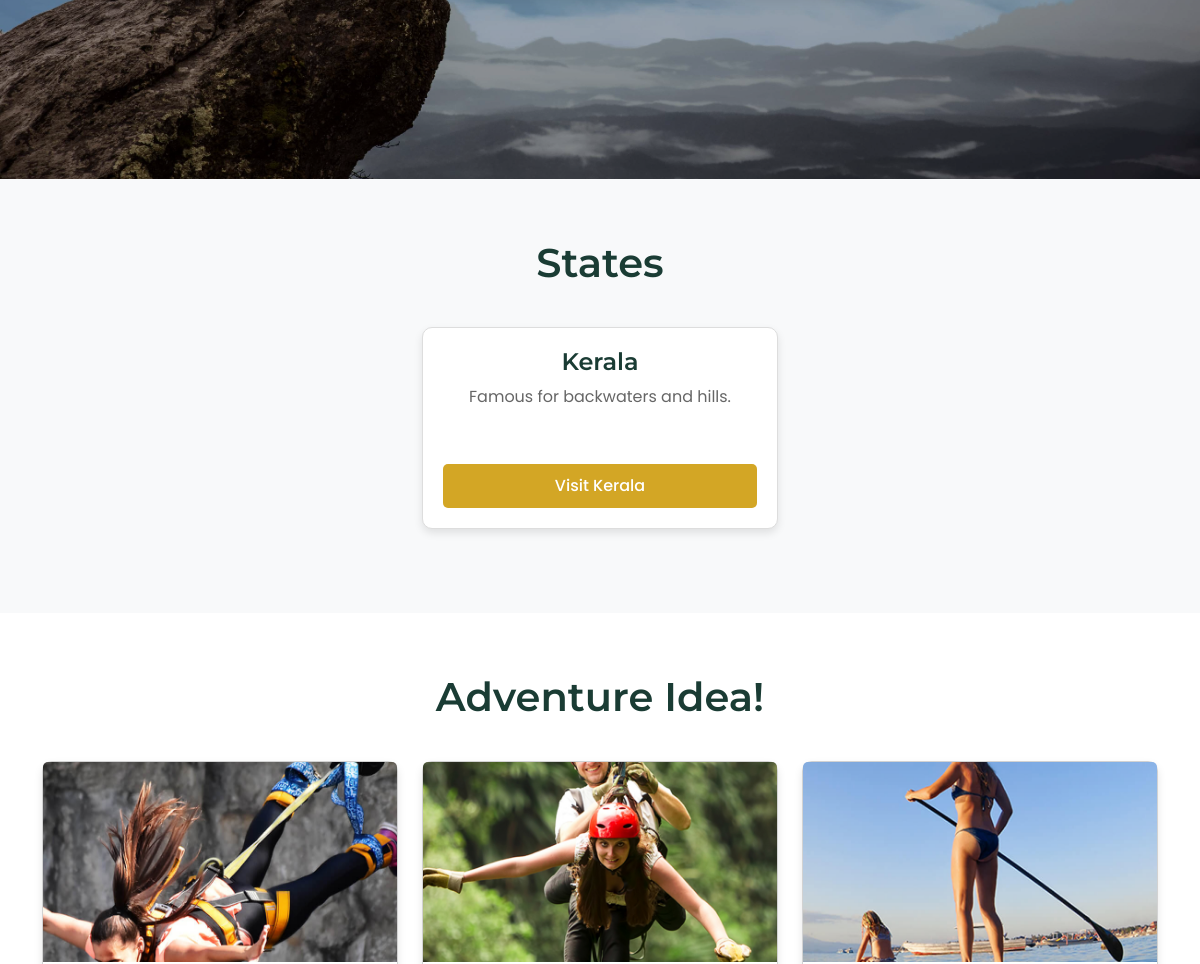
/ (middle part), run on an earlier commit of the app's database.
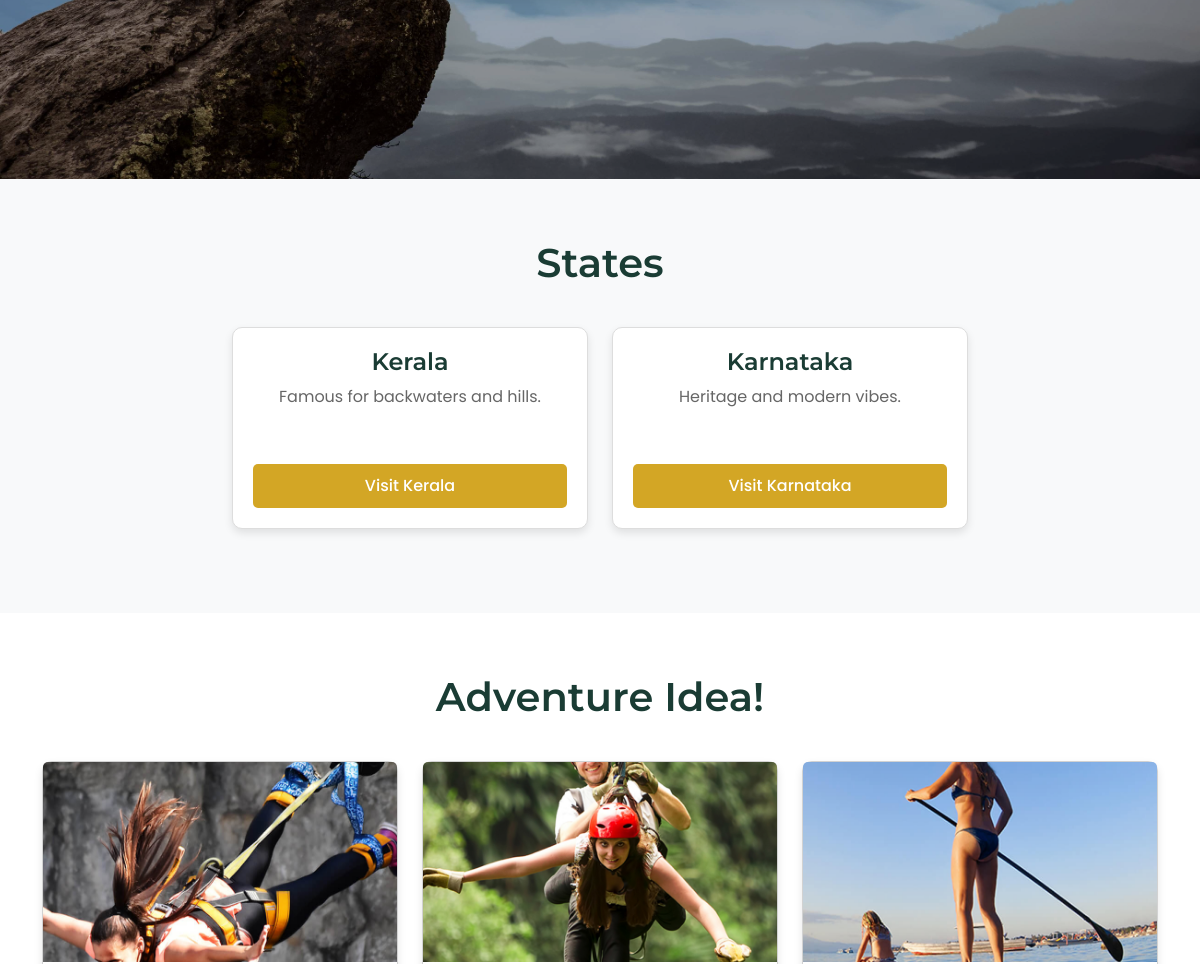
And on a later commit of the database.
### core/models.py (models this page shows, shortened)
class State(models.Model):
    name = models.CharField(max_length=100)
    description = models.TextField(blank=True, help_text="A general overview of the state.")
    history = models.TextField(blank=True, help_text="Historical background of the state.")
    culture = models.TextField(blank=True, help_text="Cultural highlights, traditions, and festivals.")
    climate = models.TextField(blank=True, help_text="Climate information, including average temperatures and weather patterns.")
    best_time_to_visit = models.CharField(max_length=100, blank=True, help_text="Best months or seasons to visit the state.")
    favorites = models.ManyToManyField(User, related_name='favorite_states', blank=True)  # Add this field

### core/views.py (the view)
# urls.py: path('', views.home, name='home'),
def home(request):
    states = State.objects.all()
    return render(request, 'core/index.html', {'states': states})

### core/templates/core/index.html (shortened to what this page needs)
{% load static %}
<!DOCTYPE html>
<html lang="en">
<head>
  <link href="https://cdn.jsdelivr.net/npm/bootstrap@5.3.0/dist/css/bootstrap.min.css" rel="stylesheet">
  <link rel="stylesheet" href="{% static 'core/css/styles.css' %}">
</head>
<body>
<section class="home" id="home">
  <div class="hero-box">
  </div>
</section>
<section class="states" id="states">
  <div class="container">
    <h2 class="heading text-center">States</h2>
    <div class="row justify-content-center">
      {% for state in states %}
        <div class="col-md-4 col-sm-6 mb-4">
          <div class="card state-card h-100">
            <div class="card-body text-center">
              <h5 class="card-title">{{ state.name }}</h5>
              <p class="card-text">{{ state.description|default:'No description available' }}</p>
              <a href="{% url 'state_detail' state.name|slugify %}" class="btn">Visit {{ state.name }}</a>
            </div>
          </div>
        </div>
      {% empty %}
        <p class="text-center">No states available.</p>
      {% endfor %}
    </div>
  </div>
</section>
<section class="category" id="category">
  <div class="container">
    <h1 class="heading text-center">Adventure Idea!</h1>
    <div class="row justify-content-center">
      <div class="col-md-4 col-sm-6 mb-4">
        <div class="card adventure-card h-100">
          <img src="{% static 'core/images/category-1.jpg' %}" class="card-img-top" alt="Bungee Jump">
        </div>
      </div>
      <div class="col-md-4 col-sm-6 mb-4">
        <div class="card adventure-card h-100">
          <img src="{% static 'core/images/category-2.jpg' %}" class="card-img-top" alt="Zip Lines">
        </div>
      </div>
      <div class="col-md-4 col-sm-6 mb-4">
        <div class="card adventure-card h-100">
          <img src="{% static 'core/images/category-3.jpg' %}" class="card-img-top" alt="Canoeing">
        </div>
      </div>
    </div>
  </div>
</section>
</body>
</html>

What changed in the data, as far as the page shows it:
added State: name "Karnataka", description "Heritage and modern vibes."
